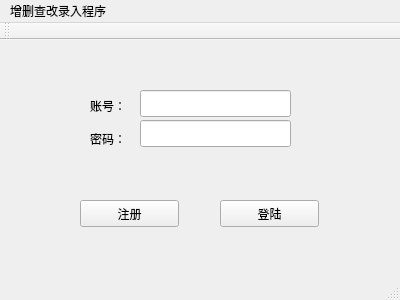
<?xml version="1.0" encoding="UTF-8"?>
<ui version="4.0">
 <class>MainWindow</class>
 <widget class="QMainWindow" name="MainWindow">
  <property name="geometry">
   <rect>
    <x>0</x>
    <y>0</y>
    <width>400</width>
    <height>300</height>
   </rect>
  </property>
  <property name="windowTitle">
   <string>MainWindow</string>
  </property>
  <widget class="QWidget" name="centralWidget">
   <widget class="QLabel" name="label">
    <property name="geometry">
     <rect>
      <x>90</x>
      <y>50</y>
      <width>41</width>
      <height>31</height>
     </rect>
    </property>
    <property name="text">
     <string>账号：</string>
    </property>
   </widget>
   <widget class="QLabel" name="label_2">
    <property name="geometry">
     <rect>
      <x>90</x>
      <y>90</y>
      <width>67</width>
      <height>17</height>
     </rect>
    </property>
    <property name="text">
     <string>密码：</string>
    </property>
   </widget>
   <widget class="QPushButton" name="pushButton">
    <property name="geometry">
     <rect>
      <x>220</x>
      <y>160</y>
      <width>99</width>
      <height>27</height>
     </rect>
    </property>
    <property name="text">
     <string>登陆</string>
    </property>
   </widget>
   <widget class="QPushButton" name="pushButton_2">
    <property name="geometry">
     <rect>
      <x>80</x>
      <y>160</y>
      <width>99</width>
      <height>27</height>
     </rect>
    </property>
    <property name="text">
     <string>注册</string>
    </property>
   </widget>
   <widget class="QLineEdit" name="lineEdit">
    <property name="geometry">
     <rect>
      <x>140</x>
      <y>50</y>
      <width>151</width>
      <height>27</height>
     </rect>
    </property>
   </widget>
   <widget class="QLineEdit" name="lineEdit_2">
    <property name="geometry">
     <rect>
      <x>140</x>
      <y>80</y>
      <width>151</width>
      <height>27</height>
     </rect>
    </property>
   </widget>
  </widget>
  <widget class="QMenuBar" name="menuBar">
   <property name="geometry">
    <rect>
     <x>0</x>
     <y>0</y>
     <width>400</width>
     <height>28</height>
    </rect>
   </property>
   <widget class="QMenu" name="menu">
    <property name="title">
     <string>增删查改录入程序</string>
    </property>
   </widget>
   <addaction name="menu"/>
  </widget>
  <widget class="QToolBar" name="mainToolBar">
   <attribute name="toolBarArea">
    <enum>TopToolBarArea</enum>
   </attribute>
   <attribute name="toolBarBreak">
    <bool>false</bool>
   </attribute>
  </widget>
  <widget class="QStatusBar" name="statusBar"/>
 </widget>
 <layoutdefault spacing="6" margin="11"/>
 <resources/>
 <connections/>
</ui>
